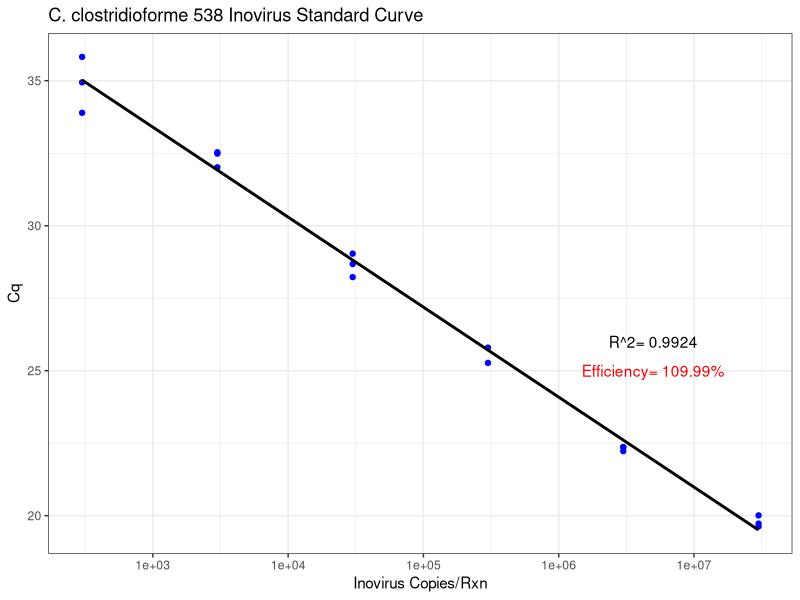
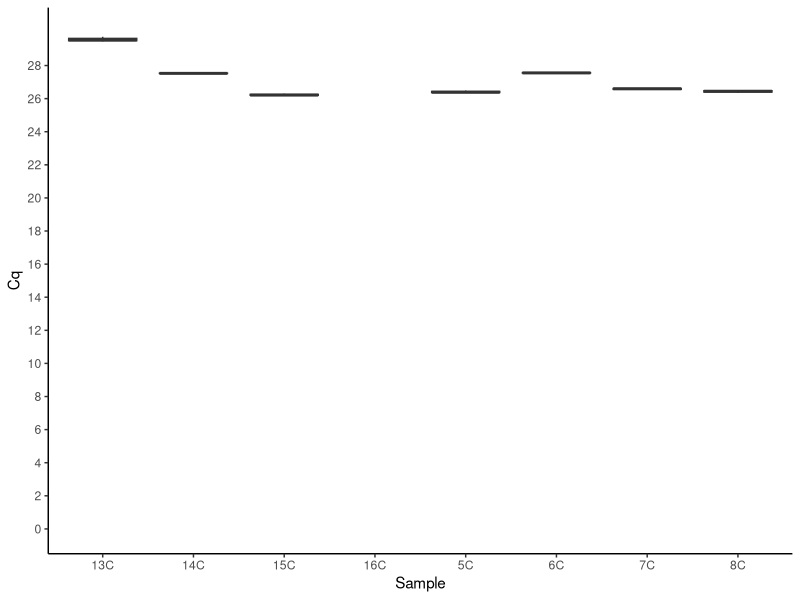
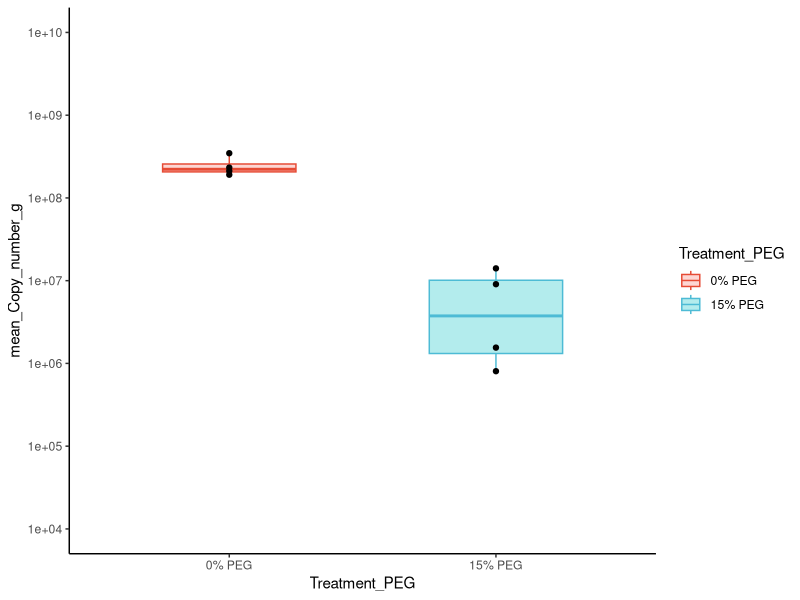
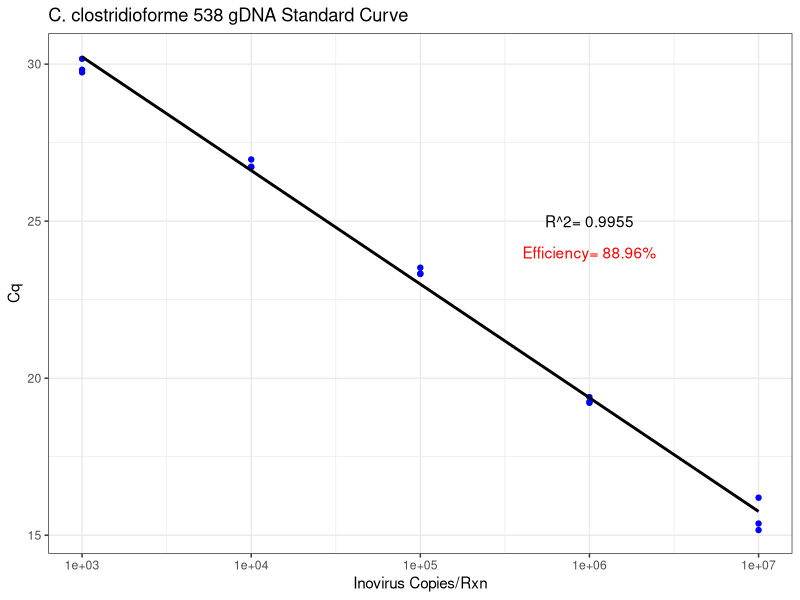
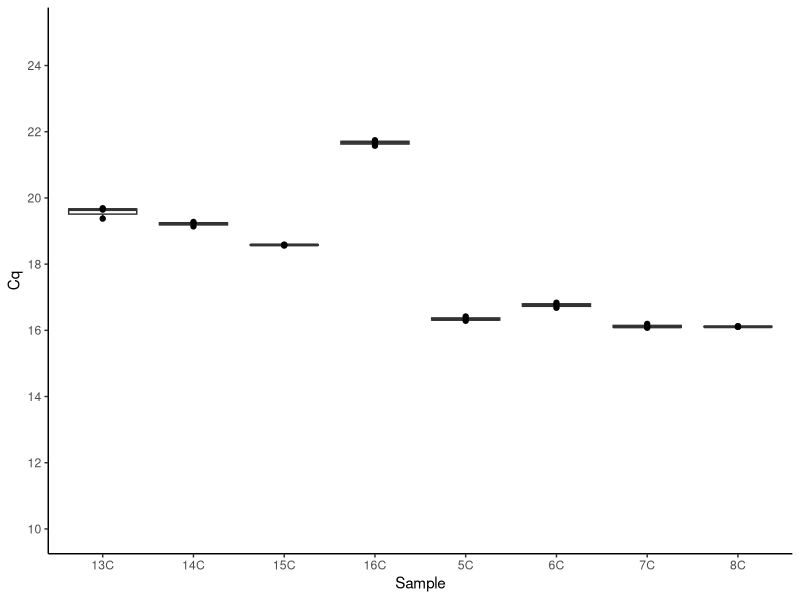
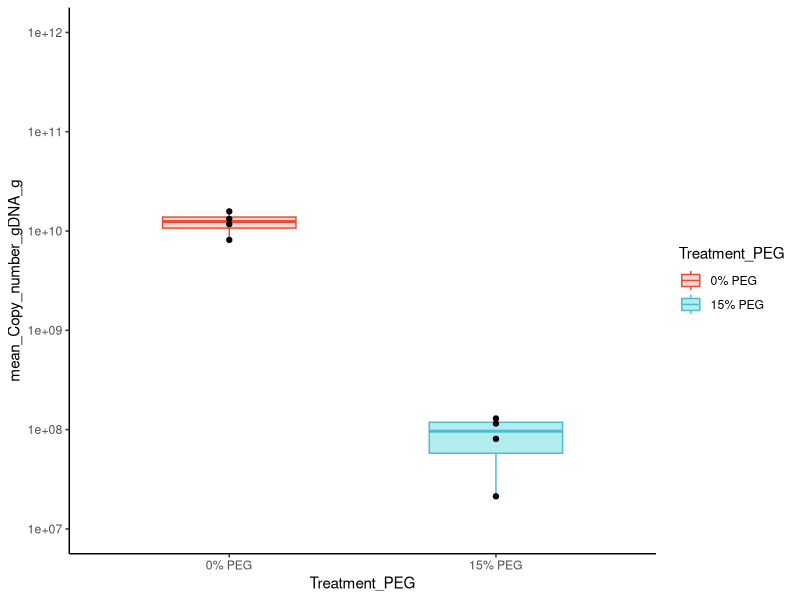
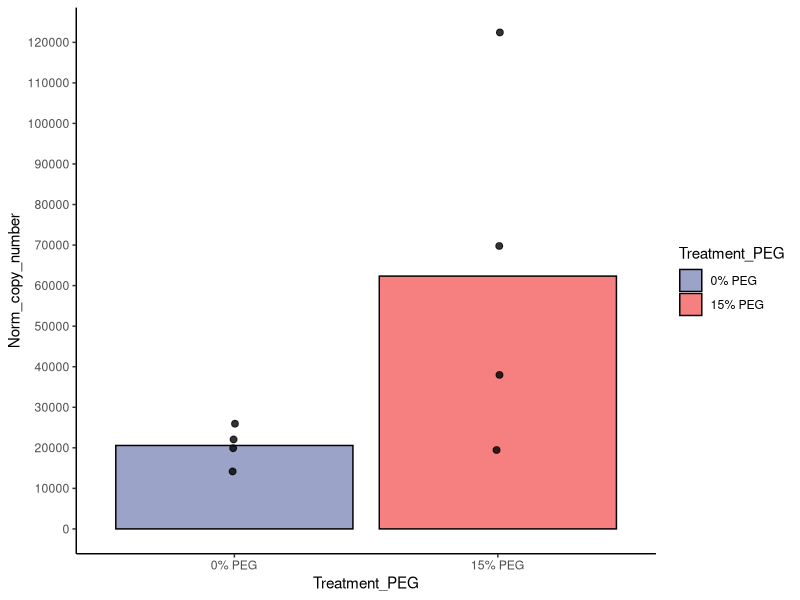

Generate these figures, in order, with R:
## ---- chunk 1
library(tidyverse)
library(readxl)
library(ggsci)
## ---- chunk 2
dat <- read_excel(path = "2022May01_qPCR_cecal_CF538_results.xlsx")
dat
## ---- chunk 3
dat_bolt <- dat %>%
  filter(Sample == "PCR_std") %>% # keep wells with the standards
  rename(Copy_number =`Starting Quantity (SQ)`) %>%
  select(Sample, Cq, Copy_number) %>%
  group_by(Sample, Copy_number) %>%
  mutate(log_copy_number =log(Copy_number, base = 10)) %>%
  filter(Copy_number > 30)

dat_bolt

## ---- chunk 4
R_squared <- summary(lm(Cq ~ log_copy_number, data = dat_bolt))$r.squared
slope <- summary(lm(Cq ~ log_copy_number, data = dat_bolt))$coefficient[2]
Efficiency <- (10^(-1/slope)-1)*100

  dat_bolt %>%
  ggplot(aes(x = Copy_number, y = Cq)) +
    geom_point(color = "blue") +
    geom_smooth(method = "lm", se = F, color = "black") + 
    annotate("text",x = 5e+06, y = 26, label =  paste0("R^2= ", round(R_squared, digits = 4))) +
    scale_x_log10() +
    annotate("text",x = 5e+06, y = 25, label =  paste0("Efficiency= ",round(Efficiency, digits = 2), "%"), color = "red") +
  
    theme_bw() +
    labs(x = "Inovirus Copies/Rxn", y = "Cq", title = "C. clostridioforme 538 Inovirus Standard Curve")

## ---- chunk 5
map_file <- read_excel(path = "2022May01_qPCR_cecal_CF538_results.xlsx", sheet = "Sheet1") %>%
  mutate(Sample = substring(Sample, 1,4), Cage_num = factor(Cage_num)) %>%
  mutate(Cage_num = paste0("Cage #", Cage_num)) %>%
  mutate(Treatment_PEG = paste0(Treatment_PEG, "% PEG"))

map_file
## ---- chunk 6
# Linear regression model -> we will use this to interpolate the samples' Cq values
CF538_lm <- lm(Cq ~ log_copy_number, data = dat_bolt)
slope <- coefficients(CF538_lm)[2]
intercept <- coefficients(CF538_lm)[1]


dat_samples<- dat %>%
  filter(!Sample %in% c("PCR_std", "gDNA_std"), Target == "Inov") %>%
  mutate(Target = factor(Target), Sample = factor(Sample)) %>%
  full_join(map_file) %>%
  
  select(Sample, Strain, Cq, Cage_num, Weight_sample, DF, Treatment_PEG) %>%
  mutate(Copy_number = round(10^((Cq -intercept)/slope),0)) %>%
  mutate(Copy_number_g = Copy_number*6*DF/Weight_sample) %>%
  
  # # Calculate the mean copy number for each sample
  group_by(Sample, Strain, Cage_num, Treatment_PEG) %>%
  summarise(mean_Copy_number = mean(Copy_number),
            mean_Copy_number_g = mean(Copy_number_g))

dat_samples
## ---- chunk 7
dat %>%
  filter(!Sample %in% c("PCR_std", "gDNA_std"), Target == "Inov") %>%
  mutate(Target = factor(Target), Sample = factor(Sample)) %>%
  ggplot(aes(x = Sample, y = Cq)) +
    geom_boxplot() +
    scale_y_continuous(limits = c(0,30), breaks = seq(0,28,2)) +
    theme_classic() +
  scale_color_jama()
## ---- chunk 8

dat_samples %>%
  ggplot(aes(x = Treatment_PEG, y = mean_Copy_number_g)) +
  #stat_summary(geom = "errorbar", fun.data = "mean_sdl", 
  #          fun.args = list(mult = 1), width = 0.1) +
  #stat_summary(geom = "boxplot", aes(fill = Cage_num), fun.y = mean, color = "black", width = 0.5) +
  geom_boxplot(aes(fill = Treatment_PEG, color = Treatment_PEG), alpha = 0.3, width = 0.5) +
  geom_point(width = 0.1, size =1.5) +
  scale_y_log10(limits = c(1e+04, 1e+10), n.breaks = 6) +
  scale_color_npg() +
  theme_classic()

## ---- chunk 9
dat_genome_std <- dat %>%
  filter(Sample == "gDNA_std") %>%
  rename(Copy_number =`Starting Quantity (SQ)`) %>%
  filter(Copy_number > 100) %>% # Take out this as it did not amplify
  select(Sample, Cq, Copy_number) %>%
  group_by(Sample, Copy_number) %>%
  mutate(log_copy_number =log(Copy_number, base = 10))

dat_genome_std
## ---- chunk 10
R_squared <- summary(lm(Cq ~ log_copy_number, data = dat_genome_std))$r.squared
slope <- summary(lm(Cq ~ log_copy_number, data = dat_genome_std))$coefficient[2]
Efficiency <- (10^(-1/slope)-1)*100

  dat_genome_std %>%
  ggplot(aes(x = Copy_number, y = Cq)) +
    geom_point(color = "blue") +
    geom_smooth(method = "lm", se = F, color = "black") + 
    annotate("text",x = 1e+06, y = 25, label =  paste0("R^2= ", round(R_squared, digits = 4))) +
    scale_x_log10() +
    annotate("text",x = 1e+06, y = 24, label =  paste0("Efficiency= ",round(Efficiency, digits = 2), "%"), color = "red") +
  
    theme_bw() +
    labs(x = "Inovirus Copies/Rxn", y = "Cq", title = "C. clostridioforme 538 gDNA Standard Curve")

## ---- chunk 11
# Linear regression model
CF538_genome_lm <- lm(Cq ~ log_copy_number, data = dat_genome_std)
slope <- coefficients(CF538_genome_lm)[2]
intercept <- coefficients(CF538_genome_lm)[1]


dat_samples_gDNA<- dat %>%
  
  # Filter data you want and then calculate copy number for each sample
  filter(!Sample %in% c("PCR_std", "gDNA_std"), Target == "gDNA") %>%
  mutate(Target = factor(Target), Sample = factor(Sample)) %>%
  full_join(map_file) %>%
  
  select(Sample, Strain, Cq, Cage_num, Weight_sample, DF, Treatment_PEG) %>%
  mutate(Copy_number_gDNA = round(10^((Cq -intercept)/slope),0)) %>%
  mutate(Copy_number_gDNA_g = Copy_number_gDNA*6*DF/Weight_sample) %>%
  
  # # Calculate the mean copy number for each sample
  group_by(Sample, Strain, Cage_num, Treatment_PEG) %>%
  summarise(mean_Copy_number_gDNA = mean(Copy_number_gDNA),
            mean_Copy_number_gDNA_g = mean(Copy_number_gDNA_g))

dat_samples_gDNA
## ---- chunk 12
dat %>%
  filter(!Sample %in% c("PCR_std", "gDNA_std"), Target == "gDNA") %>%
  mutate(Target = factor(Target), Sample = factor(Sample)) %>%
  ggplot(aes(x = Sample, y = Cq)) +
    geom_boxplot() +
    geom_point()+
    scale_y_continuous(limits = c(10,25), breaks = seq(10,25,2)) +
    theme_classic() +
  scale_color_jama()
## ---- chunk 13
dat_samples_gDNA %>%
  ggplot(aes(x = Treatment_PEG, y = mean_Copy_number_gDNA_g)) +
  #stat_summary(geom = "errorbar", fun.data = "mean_sdl", 
  #          fun.args = list(mult = 1), width = 0.1) +
  #stat_summary(geom = "boxplot", aes(fill = Cage_num), fun.y = mean, color = "black", width = 0.5) +
  geom_boxplot(aes(fill = Treatment_PEG, color = Treatment_PEG), alpha = 0.3, width = 0.5) +
  geom_point(width = 0.1, size =1.5) +
  scale_y_log10(limits = c(1e+07, 1e+12), n.breaks = 6) +
  scale_color_npg() +
  theme_classic()
## ---- chunk 14
norm_dat_CF538<- dat_samples %>%
  select(Sample, Strain, Cage_num,Treatment_PEG, mean_Copy_number, mean_Copy_number_g, Treatment_PEG) %>%
  full_join(dat_samples_gDNA %>% select(Sample, Strain, Cage_num, mean_Copy_number_gDNA, mean_Copy_number_gDNA_g)) %>%
  mutate(Norm_copy_number = round((mean_Copy_number/mean_Copy_number_gDNA)*1000000, 0))

norm_dat_CF538
## ---- chunk 15
norm_dat_CF538 %>%
  ggplot(aes(x= Treatment_PEG, y= Norm_copy_number)) +
  stat_summary(geom = "errorbar", fun.data = "mean_sdl", 
            fun.args = list(mult = 1), width = 0.1) +
  stat_summary(geom = "bar", aes(fill = Treatment_PEG), fun.y = mean, color = "black", alpha = 0.5) +
  geom_jitter(width = 0.01, size =2, alpha = 0.8) +
  scale_y_continuous(n.breaks = 12) + 
  scale_fill_aaas() +
  theme_classic()
 
